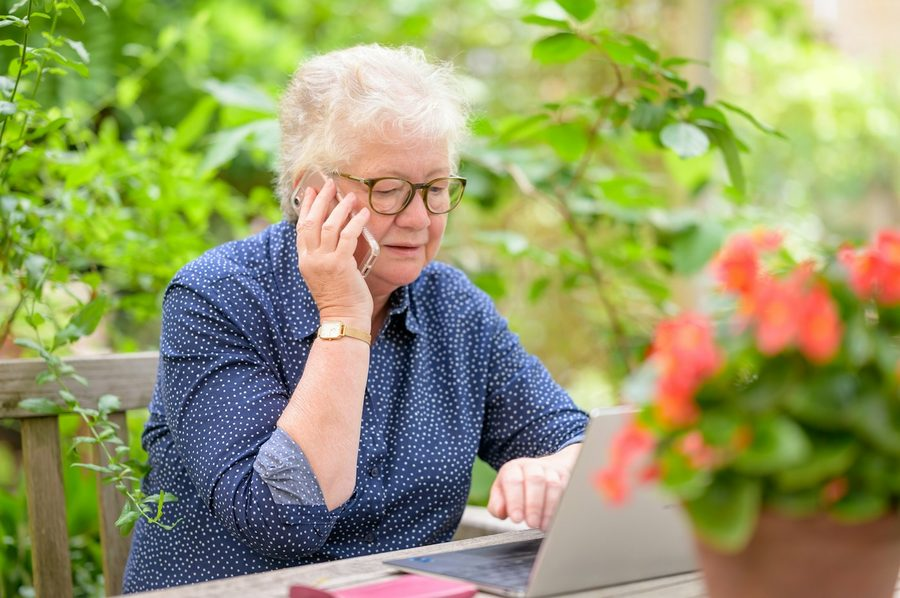
#> input picture images/heroes/hero-black-friday-canada.jpg, 900 x 598 px; its folder holds only this picture in this run
$ python make_card_images.py
#> lines starting #> are read from the running program, lines starting #| are printed output that depends on the picture
#!/usr/bin/env python3
"""Make small WebP thumbnails for the review/guide cards from the full-size hero photos.

    python3 scripts/make_card_images.py

The cards show a 400x180 slot (about 364 px wide on desktop), but used to load the full ~900 px hero
photo (30-260 KB each), which made the reviews index 1.9 MB. For every images/heroes/hero-*.jpg this
writes images/cards/hero-*.webp: centre-cropped to the card's 20:9 shape, 640x288 (retina-sharp),
WebP quality 74. Re-run after adding a hero image. Needs Pillow.
"""
from pathlib import Path

from PIL import Image

ROOT = Path(__file__).resolve().parent.parent
SRC = ROOT / "images" / "heroes"
OUT = ROOT / "images" / "cards"
W, H = 640, 288
QUALITY = 74


def thumb(src):
    im = Image.open(src).convert("RGB")
#> im is the input picture: PIL image 900x598 RGB; mean R, G, B 148.6, 153.5, 102
    target = W / H
    w, h = im.size
#> w = 900; h = 598
    if w / h > target:  # too wide: crop the sides
        nw = round(h * target)
        im = im.crop(((w - nw) // 2, 0, (w - nw) // 2 + nw, h))
    else:  # too tall: crop top and bottom
        nh = round(w / target)
#> nh = 405
        im = im.crop((0, (h - nh) // 2, w, (h - nh) // 2 + nh))
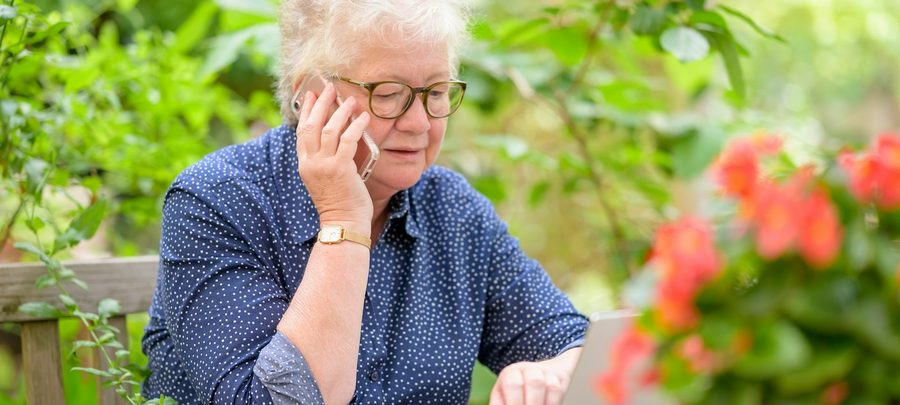
#> im: PIL image 900x405 RGB; mean R, G, B 148.3, 152.2, 100
    return im.resize((W, H), Image.LANCZOS)


def main():
    OUT.mkdir(exist_ok=True)
    before = after = 0
    for src in sorted(SRC.glob("hero-*.jpg")):
        dest = OUT / (src.stem + ".webp")
        thumb(src).save(dest, "WEBP", quality=QUALITY, method=6)
        before += src.stat().st_size
        after += dest.stat().st_size
    print(f"{len(list(OUT.glob('*.webp')))} thumbnails: {before // 1024} KB of heroes -> {after // 1024} KB of cards")


if __name__ == "__main__":
    main()

$ run again, on images/heroes/hero-cell-phones-canada.jpg
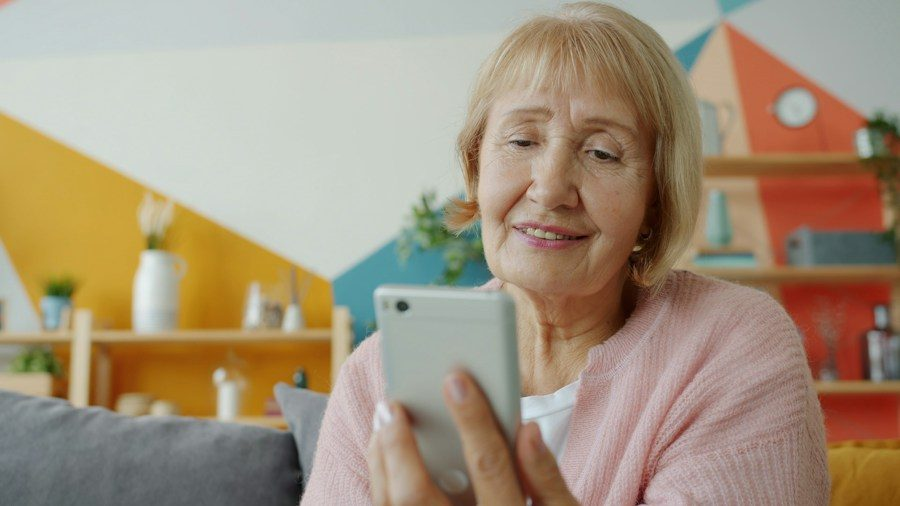
#> input picture images/heroes/hero-cell-phones-canada.jpg, 900 x 506 px
#> in thumb, im is the input picture: PIL image 900x506 RGB; mean R, G, B 163.5, 146.8, 124.6
#> in thumb, `im = im.crop((0, (h - nh) // 2, w, (h - nh) // 2 + nh))`:
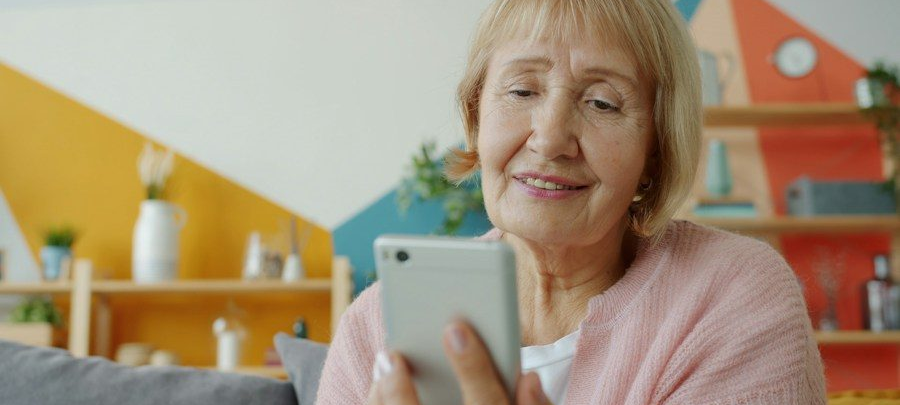
#> im: PIL image 900x405 RGB; mean R, G, B 165.2, 145.7, 120.2

$ run again, on images/heroes/hero-cordless-phones-canada.jpg
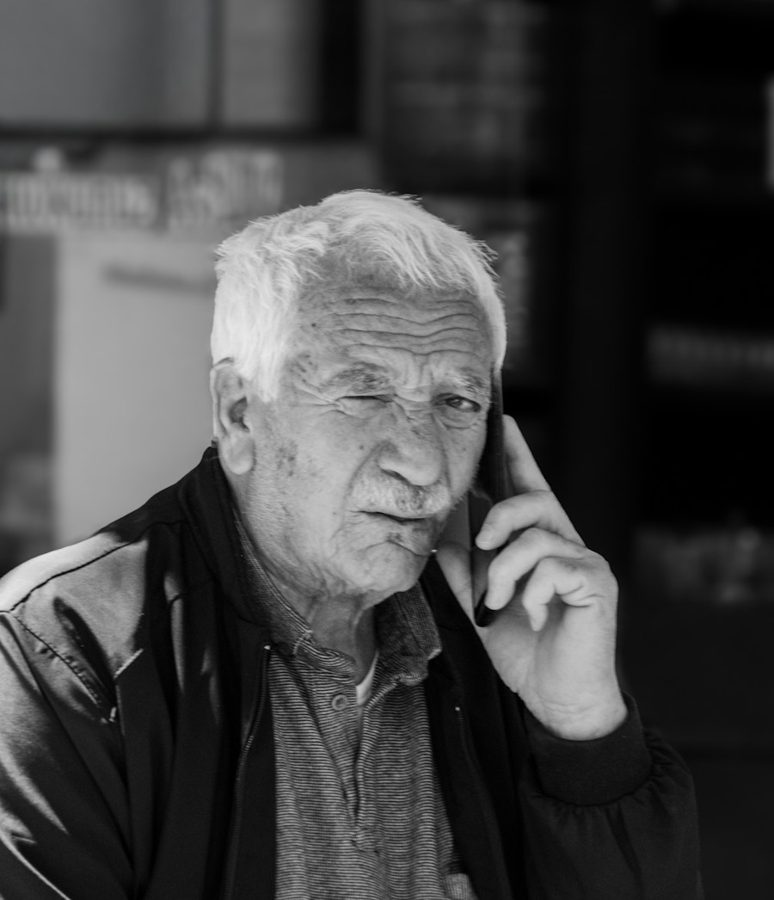
#> input picture images/heroes/hero-cordless-phones-canada.jpg, 774 x 900 px
#> in thumb, im is the input picture: PIL image 774x900 RGB; mean R, G, B 67.8, 67.8, 67.9
#> in thumb, `im = im.crop((0, (h - nh) // 2, w, (h - nh) // 2 + nh))`:
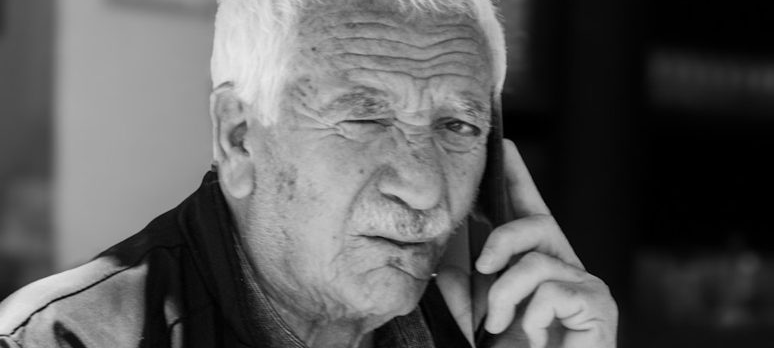
#> im: PIL image 774x348 RGB; min 0, max 233, mean 92

$ run again, on images/heroes/hero-desk-phone.jpg
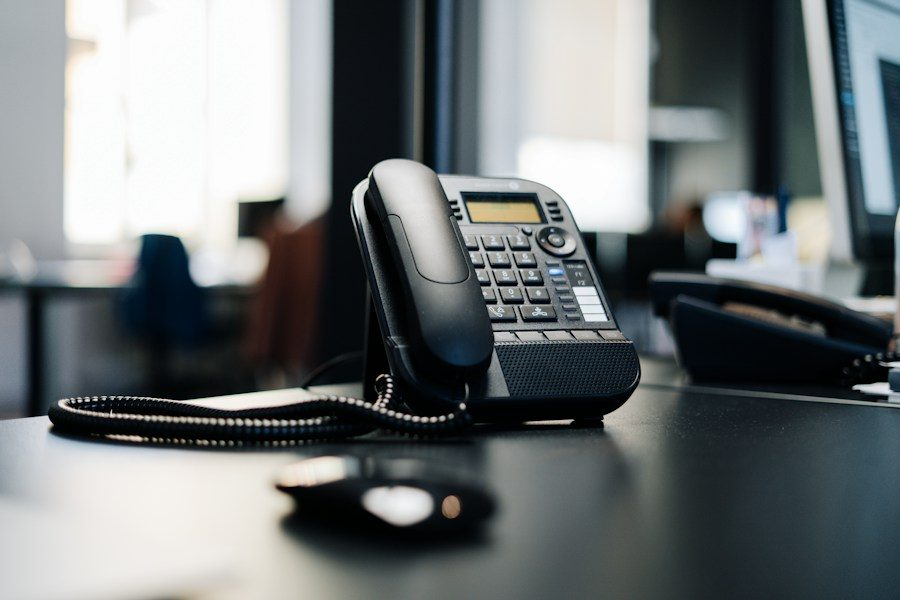
#> input picture images/heroes/hero-desk-phone.jpg, 900 x 600 px
#> in thumb, im is the input picture: PIL image 900x600 RGB; mean R, G, B 112.2, 117.5, 118.9
#> in thumb, `im = im.crop((0, (h - nh) // 2, w, (h - nh) // 2 + nh))`:
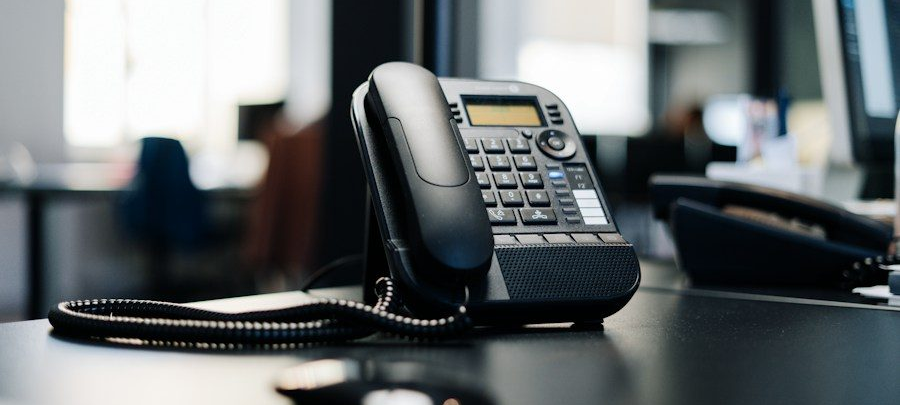
#> im: PIL image 900x405 RGB; mean R, G, B 102.9, 108.1, 110

$ run again, on images/heroes/hero-black-friday.jpg
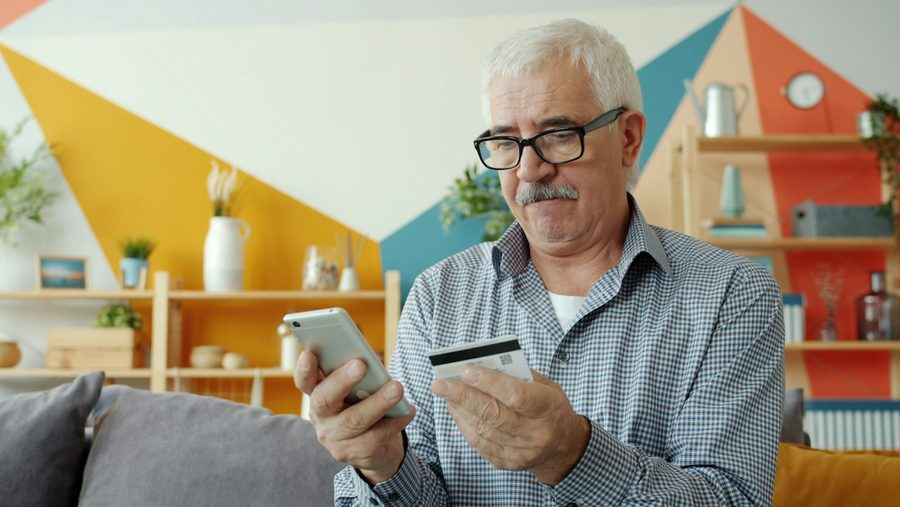
#> input picture images/heroes/hero-black-friday.jpg, 900 x 507 px
#> in thumb, im is the input picture: PIL image 900x507 RGB; mean R, G, B 161.1, 150.3, 128
#> in thumb, `im = im.crop((0, (h - nh) // 2, w, (h - nh) // 2 + nh))`:
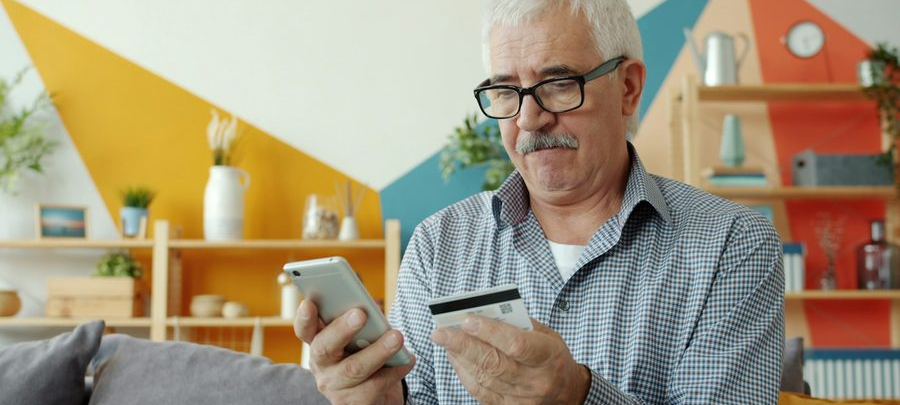
#> im: PIL image 900x405 RGB; mean R, G, B 163.3, 149.6, 124
